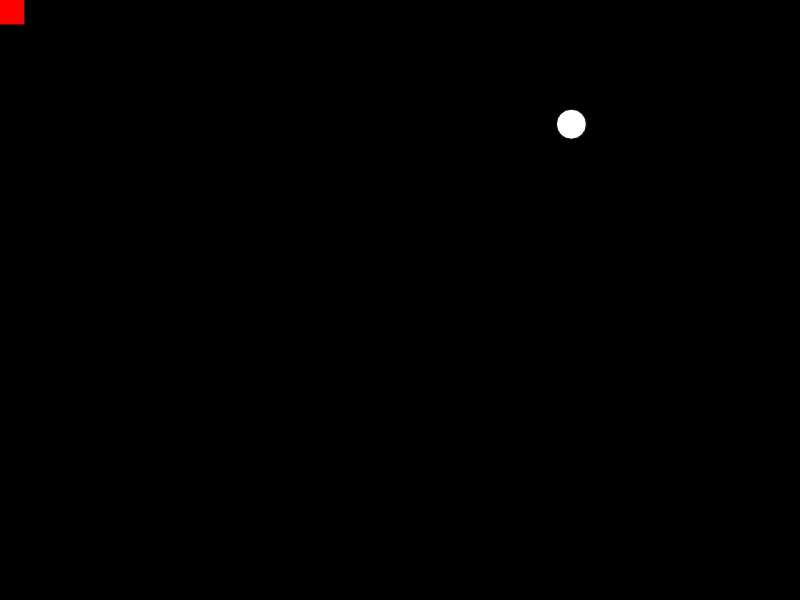
Frame 1 (no input)
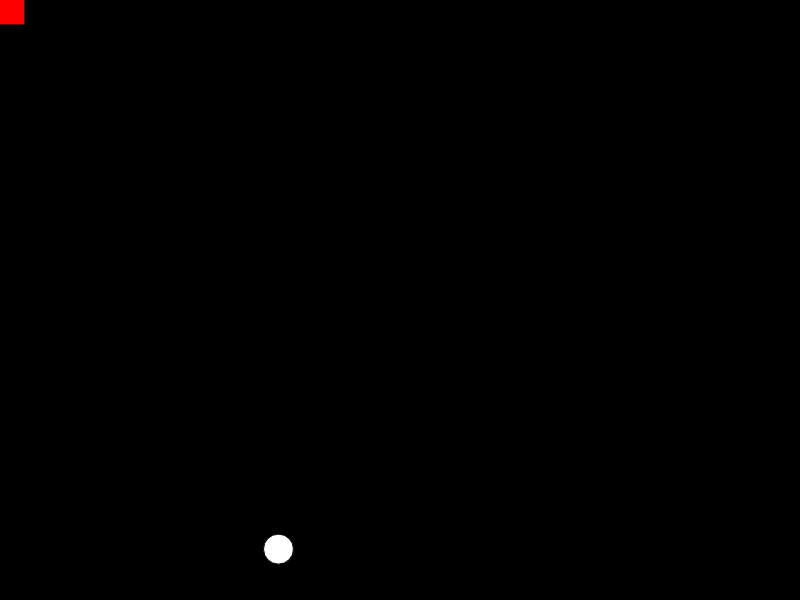
Frame 60 (no input)
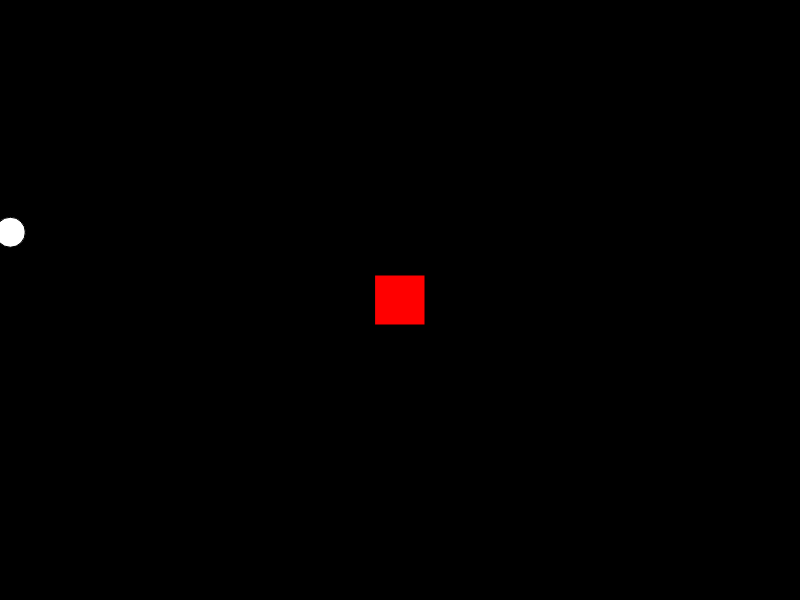
Frame 120 (the mouse pressed at the canvas centre since frame 60)

The p5.js sketch that drew these frames (run headless with seeded random() and noise() and a simulated clock; from frame 60 on, the mouse is pressed at the canvas centre):

// p5.js sketch
// ── sketch.js
var thex, they;
var v; // velocity
var t; // angle

var pwidth = 50; // paddle

function setup() {
  createCanvas(800, 600);
  
  initialize();
  
}

function draw() {

  hitdetect(); // are we hitting the mouse?

  background(0);
  fill(255);
  ellipse(thex, they, 30, 30);
  fill(255, 0, 0);
  rectMode(CENTER);
  rect(mouseX, mouseY, pwidth, pwidth);

  
  
  // polar to cartesian transformation:
  thex = thex+v*cos(t);
  they = they+v*sin(t);
  
  //v = v*0.99;
  
  if(thex>width) t = PI - t;
  if(thex<0) t = PI - t;
  if(they>height) t = TWO_PI - t;
  if(they<0) t = TWO_PI - t;
  
}

function keyReleased()
{
  initialize();
}

function initialize()
{
  thex = random(0, width);
  they = random(0, height);
  v = random(5, 10); // random velocity
  t = random(0, TWO_PI); // random angle
}

function hitdetect()
{
  var r = pwidth/2;
  if(thex>mouseX-r && thex<mouseX+r && they>mouseY-r && they<mouseY+r)
  {
    if(thex<mouseX) t = PI - t;
    if(thex>mouseX) t = PI - t;
    if(they<mouseY) t = TWO_PI - t;
    if(they>mouseY) t = TWO_PI - t;
    v = v*1.05;
    console.log("PONG:  " + mouseX + " " + mouseY);
  }
}
